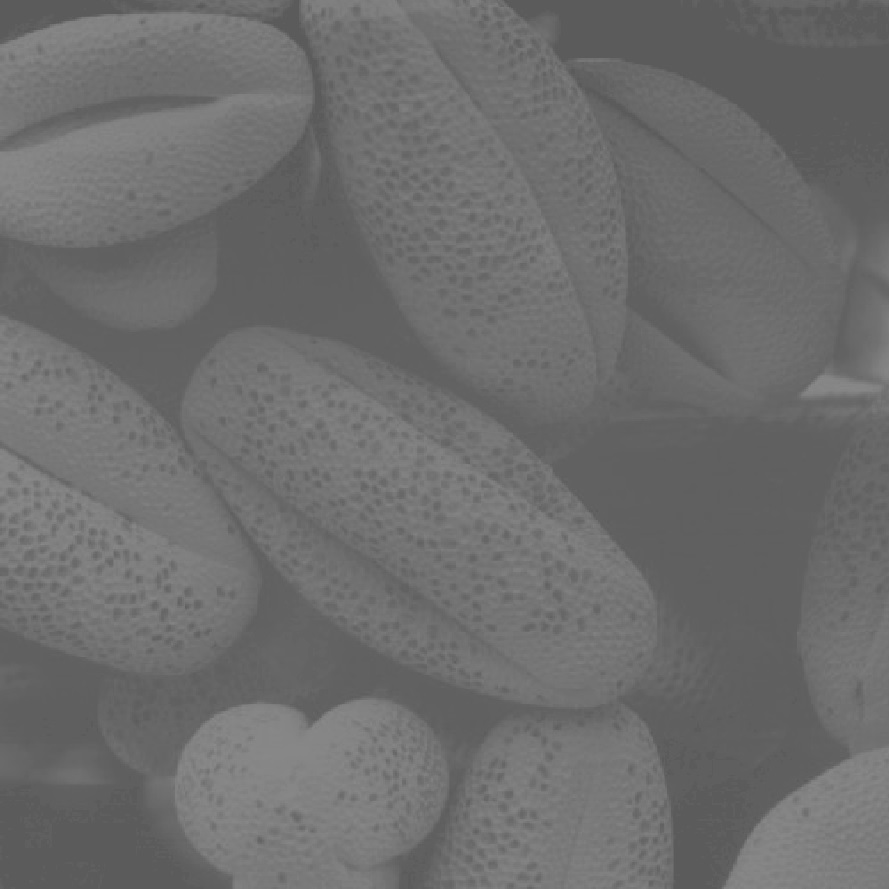
#> input picture HW2/washed_out_pollen_image.jpg, 889 x 889 px
$ python Q2.py
#> lines starting #> are read from the running program, lines starting #| are printed output that depends on the picture
# -*- coding: utf-8 -*-
"""
Created on Wed Dec  2 12:30:29 2020

@author: toml
"""

import numpy as np
import cv2 as cv
from matplotlib import pyplot as plt
from skimage import exposure

img = cv.imread('washed_out_pollen_image.jpg', cv.IMREAD_GRAYSCALE) # BGR and [Cols,Rows]
#> img is the input picture: shape (889, 889); min 87, max 139, mean 109.1

plt.hist(img.ravel(),150,[85,140])
plt.title('Orignal image histogram')
plt.show()
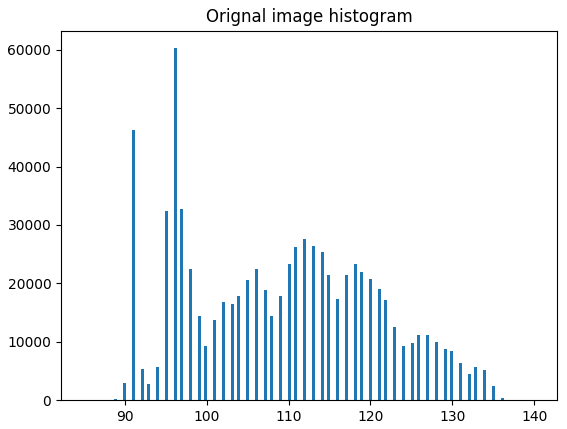
#> figure drawn by matplotlib, 1 panel; tallest bar 60262 high, from x = 96 to 96.37

# Contrast stretching
p2, p98 = np.percentile(img, (2, 98))
#> p2 = 91; p98 = 132
img_rescale = exposure.rescale_intensity(img, in_range=(p2, p98))
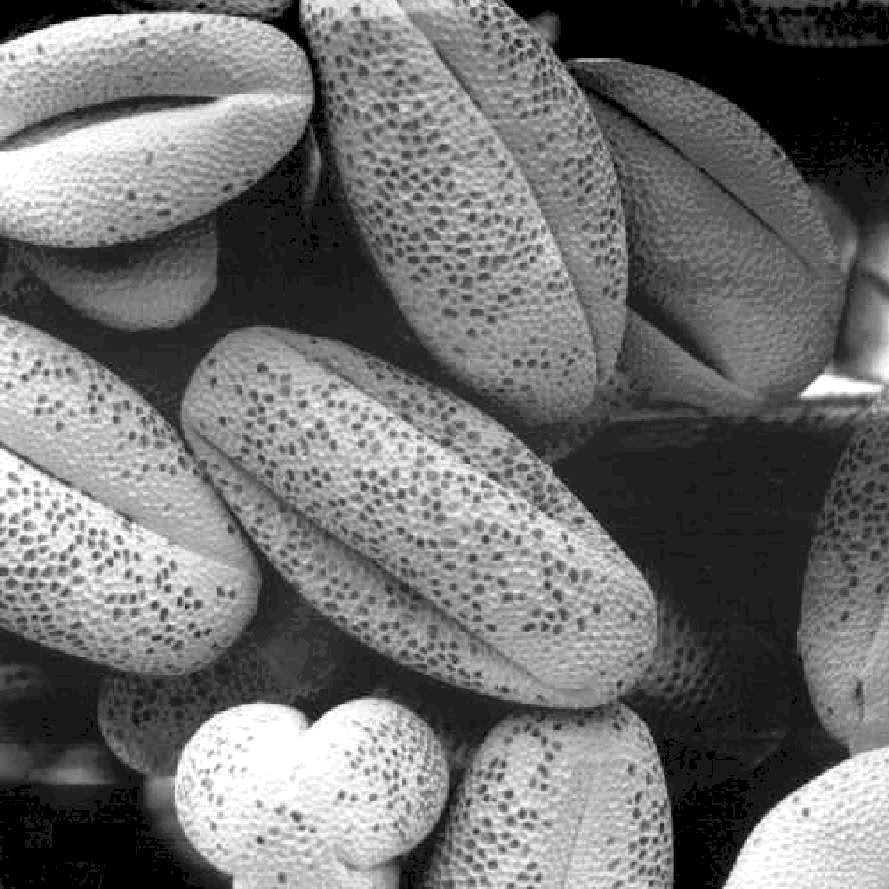
#> img_rescale: shape (889, 889); min 0, max 255, mean 111.9


fig = plt.figure(figsize=(12, 10))

fig.add_subplot(1, 2, 1)
plt.imshow(img, cmap = 'gray')
plt.xticks([]), plt.yticks([])
plt.title('Orignal Image')
fig.add_subplot(1, 2, 2)
plt.imshow(img_rescale, cmap = 'gray')
plt.xticks([]), plt.yticks([])
plt.title('Image After contrast stretching')

plt.show()
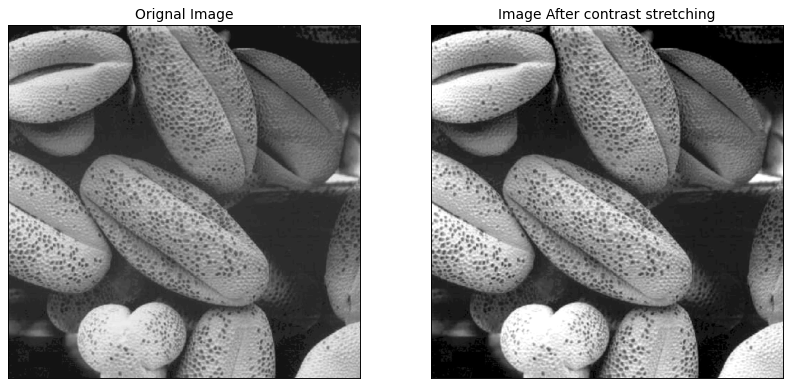
#> figure drawn by matplotlib, 2 panels

plt.hist(img_rescale.ravel(),150,[0,256])
plt.title('histogram after contrast stretching ')
plt.show()
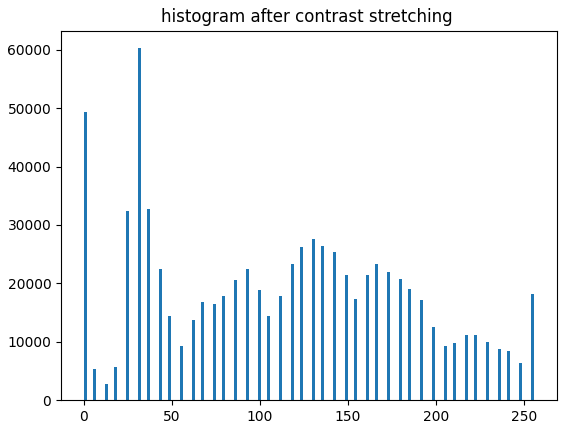
#> figure drawn by matplotlib, 1 panel; tallest bar 60262 high, from x = 30.72 to 32.43

equ = cv.equalizeHist(img)
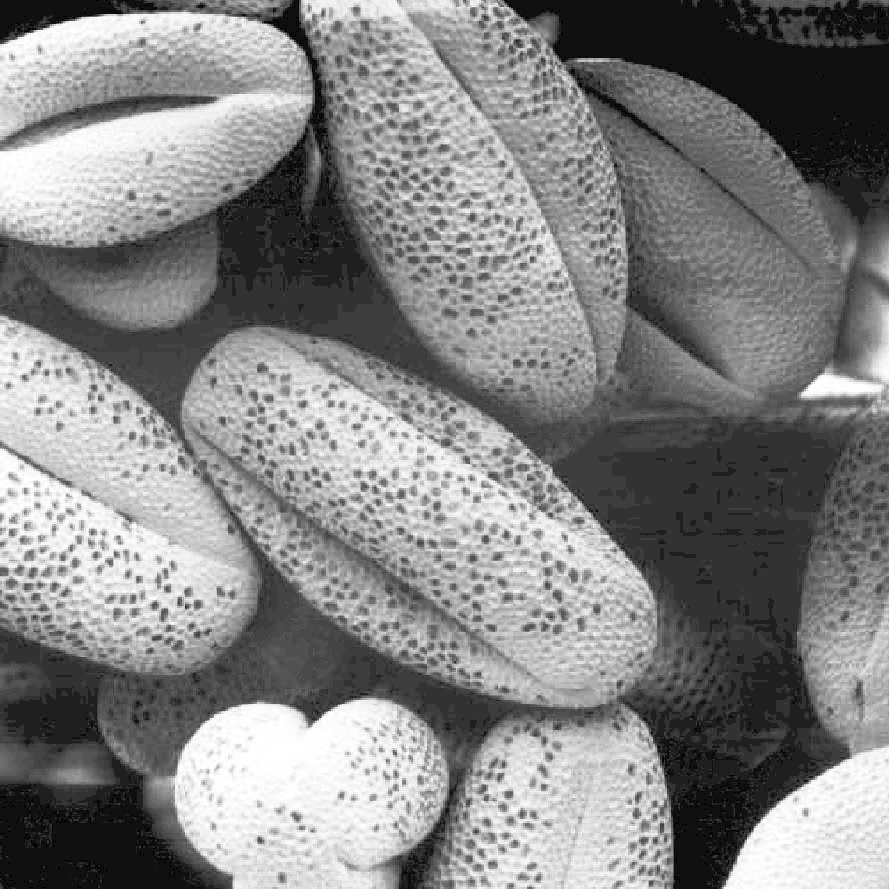
#> equ: shape (889, 889); min 0, max 255, mean 131.4
#> `# plt.show()`:
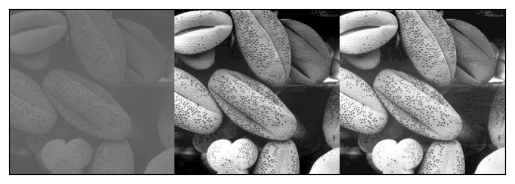
#> figure drawn by matplotlib, 1 panel
plt.imshow(np.hstack((img,img_rescale,equ)), cmap='gray')
# plt.title('Orignal image, contrast stretching and the image after equalization')
plt.xticks([]), plt.yticks([])

# [11 lines of commented-out code are left out]
